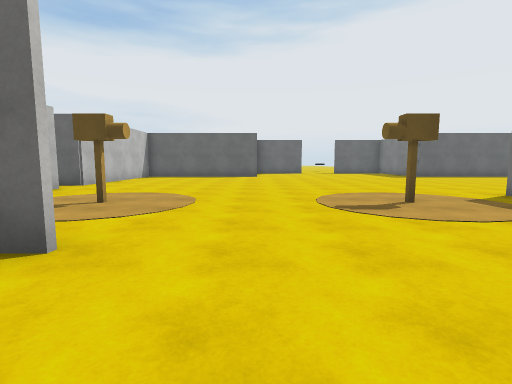
View 1 (above)

22 first-person views from a walk through a 3-D level made in the Unity game engine. The camera is 1.3 m above the floor, tilts 6° down and sees 85° across. The floor is counted in squares, 2 m on a side. Each view is taken from the middle of a square. On the plan, view 1 faces up. The plan holds only what a view shows up to about 9 squares ahead; the rest is blank. The place goes on beyond the plan. The player is left out. Door leaves are left out, so doorways stand open. Surface patterns are stand-ins for the level's own textures.

View 2
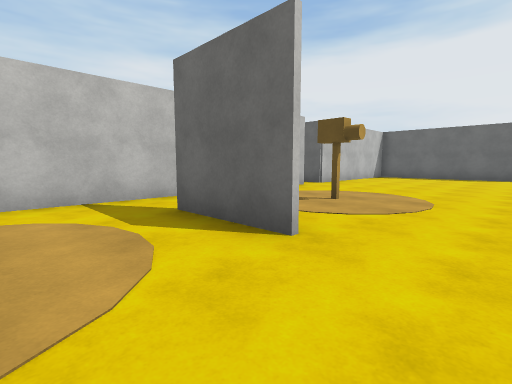

View 3
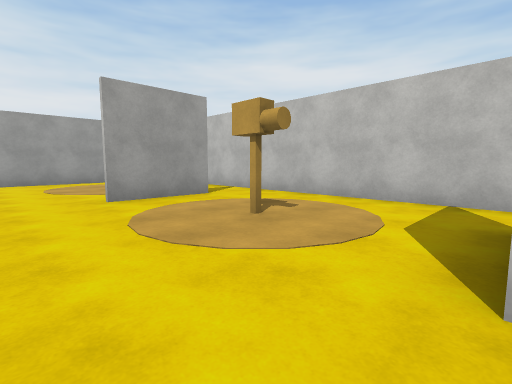

View 4
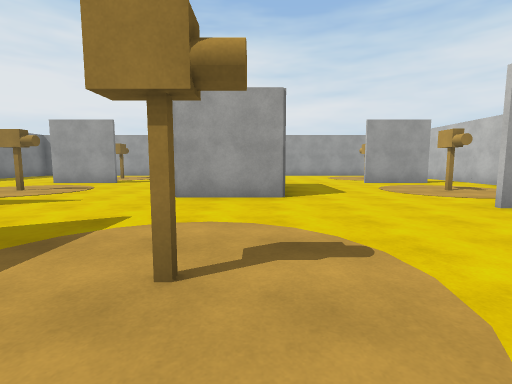

View 5
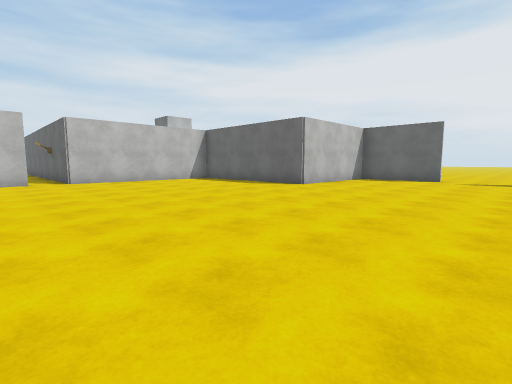

View 6
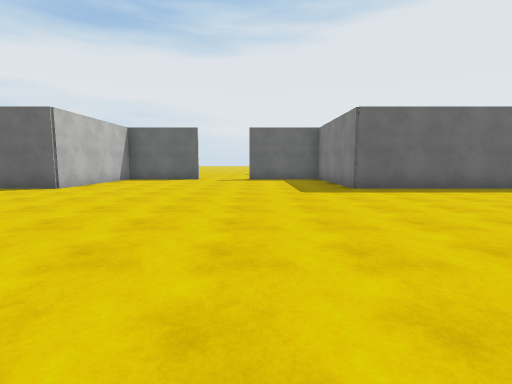

View 7
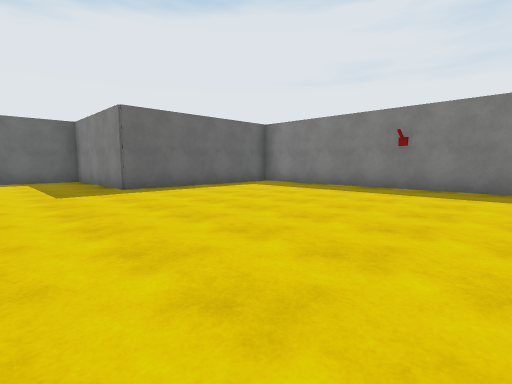

View 8
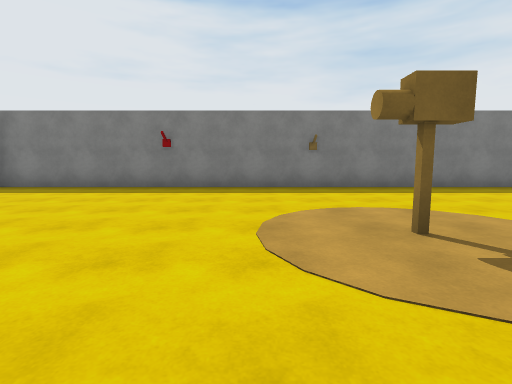

View 9
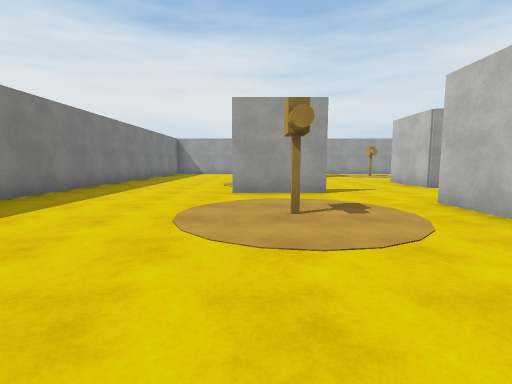

View 10
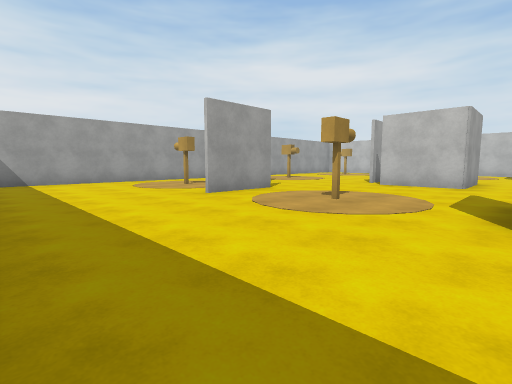

View 11
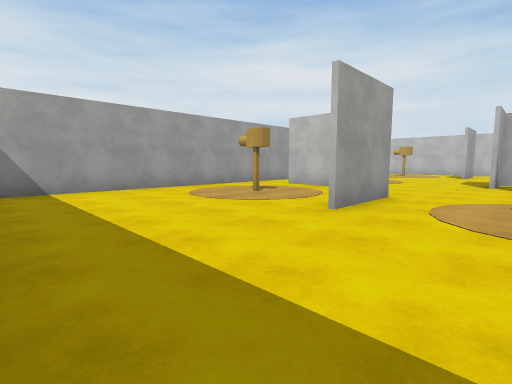

View 12
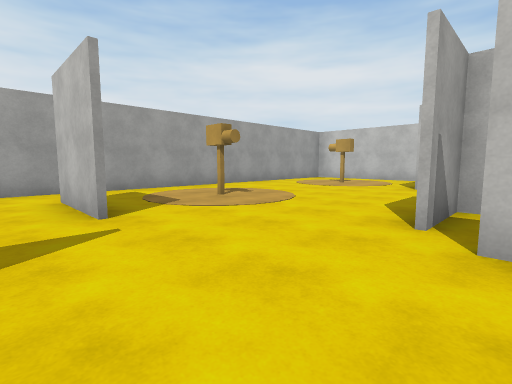

View 13
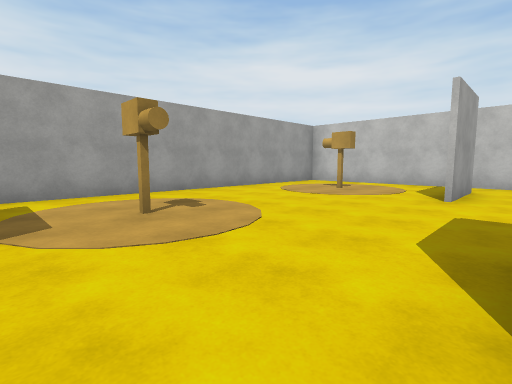

View 14
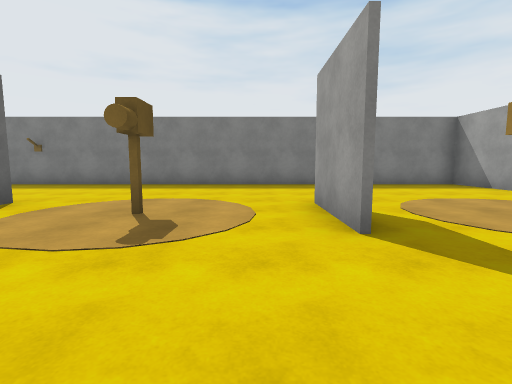

View 15
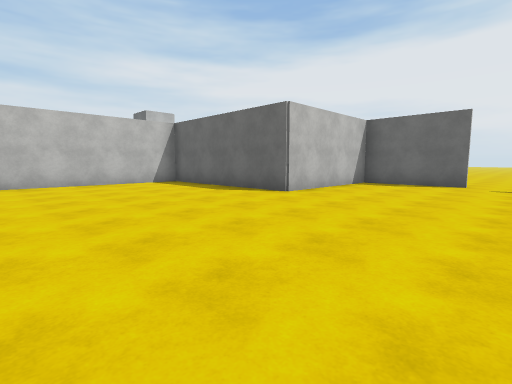

View 16
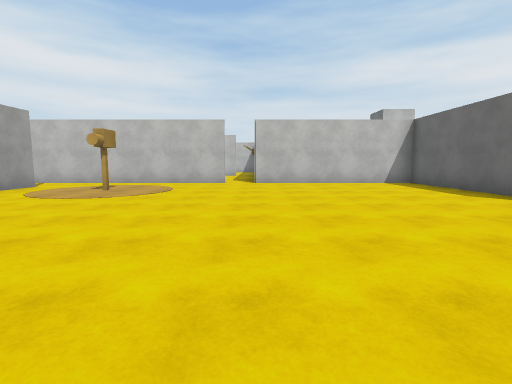

View 17
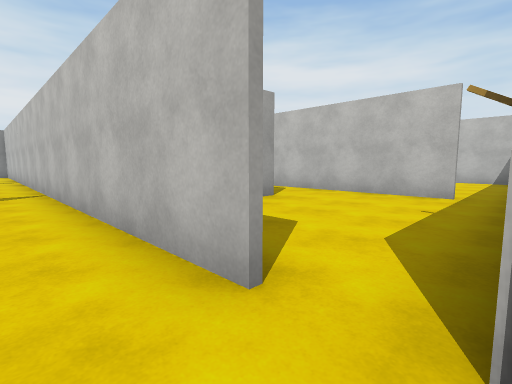

View 18
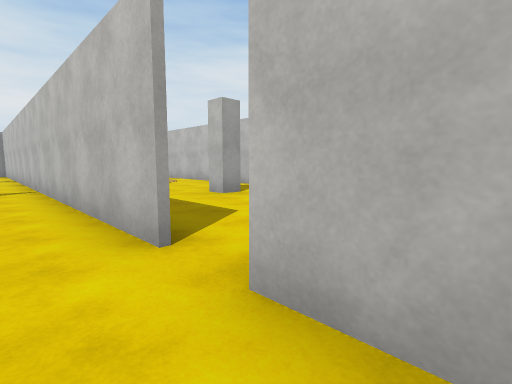

View 19
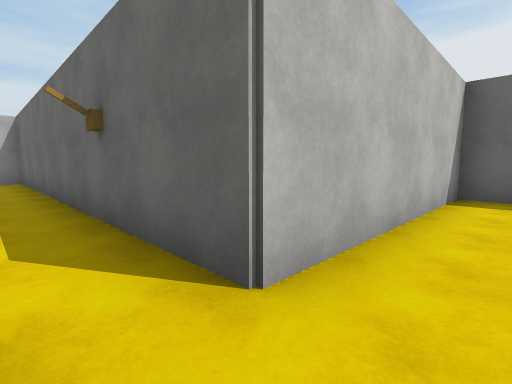

View 20
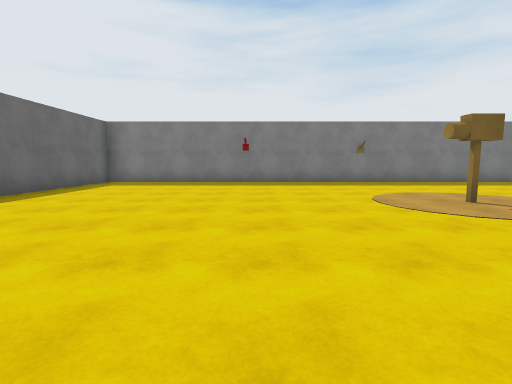

View 21
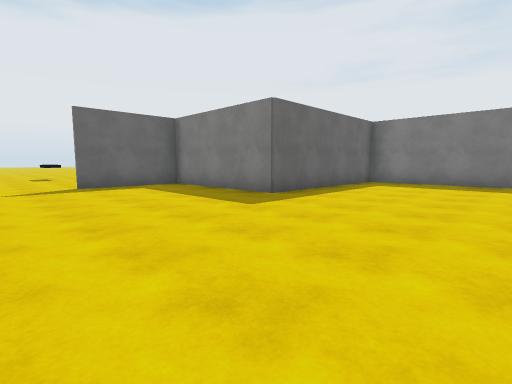

View 22
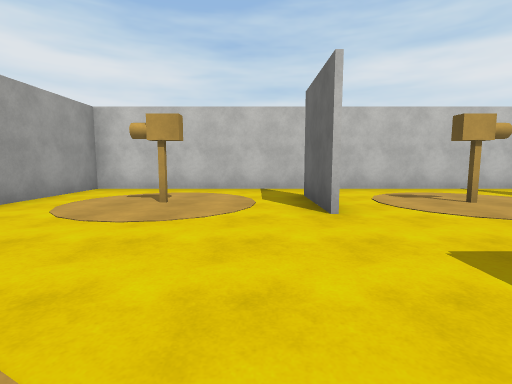

### Floor plan
Key: @ floor where view 1 was taken; # wall or solid block; . floor; D open door.
Columns run from 15 left of view 1 to 13 right of it. Each row starts with its distance up from view 1.
 20                   ...
 19                   ...
 18                   ...
 17                ###DD###
 16                #......#
 15                #......#
 14                #......#
 13           ######......#######
 12           #.................#
 11           #.................#
 10           #.................#
  9           #.................#
  8 #####D####D.................#
  7      D....D.................#
  6      #....#.................#
  5      #....#.......#.#.......#
  4      #.#. #..#......#..#....#
  3      #... #.................#
  2      #..  #.##........##....#
  1       ..  #.....###.........#
  0           #....@# #....#....#
 -1           #..#..###.........#
 -2           #.....###.........#
 -3           #.##........##....#
 -4           #.................#
 -5           #.........#.......#
 -6           #.#.....#.#.#.....#
 -7           #.................#
 -8           ###################

Positions as (right, up) in squares from view 1, and headings:
1: (0, 0), facing up
2: (0, 0), facing up-left
3: (0, 2), facing down-left
4: (2, 6), facing down
5: (5, 6), facing up-left
6: (5, 6), facing up
7: (5, 6), facing up-right
8: (5, 6), facing right
9: (8, 8), facing down
10: (12, 2), facing down-left
11: (12, -1), facing down-left
12: (6, -1), facing down-left
13: (4, -2), facing down-left
14: (4, -2), facing right
15: (4, 8), facing up-left
16: (4, 8), facing left
17: (-4, 8), facing down-left
18: (-4, 9), facing down-left
19: (-4, 7), facing up-left
20: (3, 8), facing right
21: (3, 9), facing up-right
22: (2, -4), facing left
